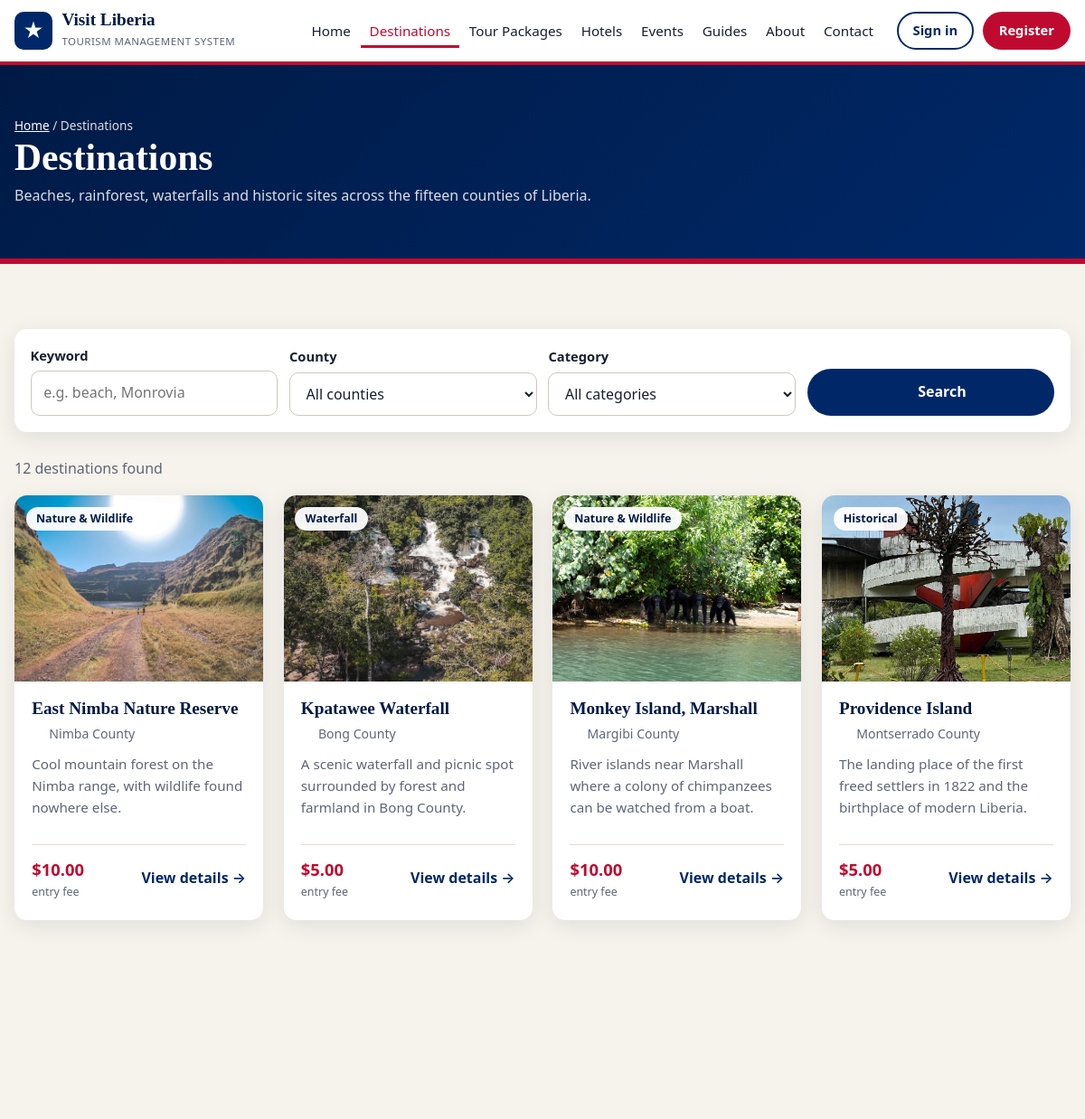
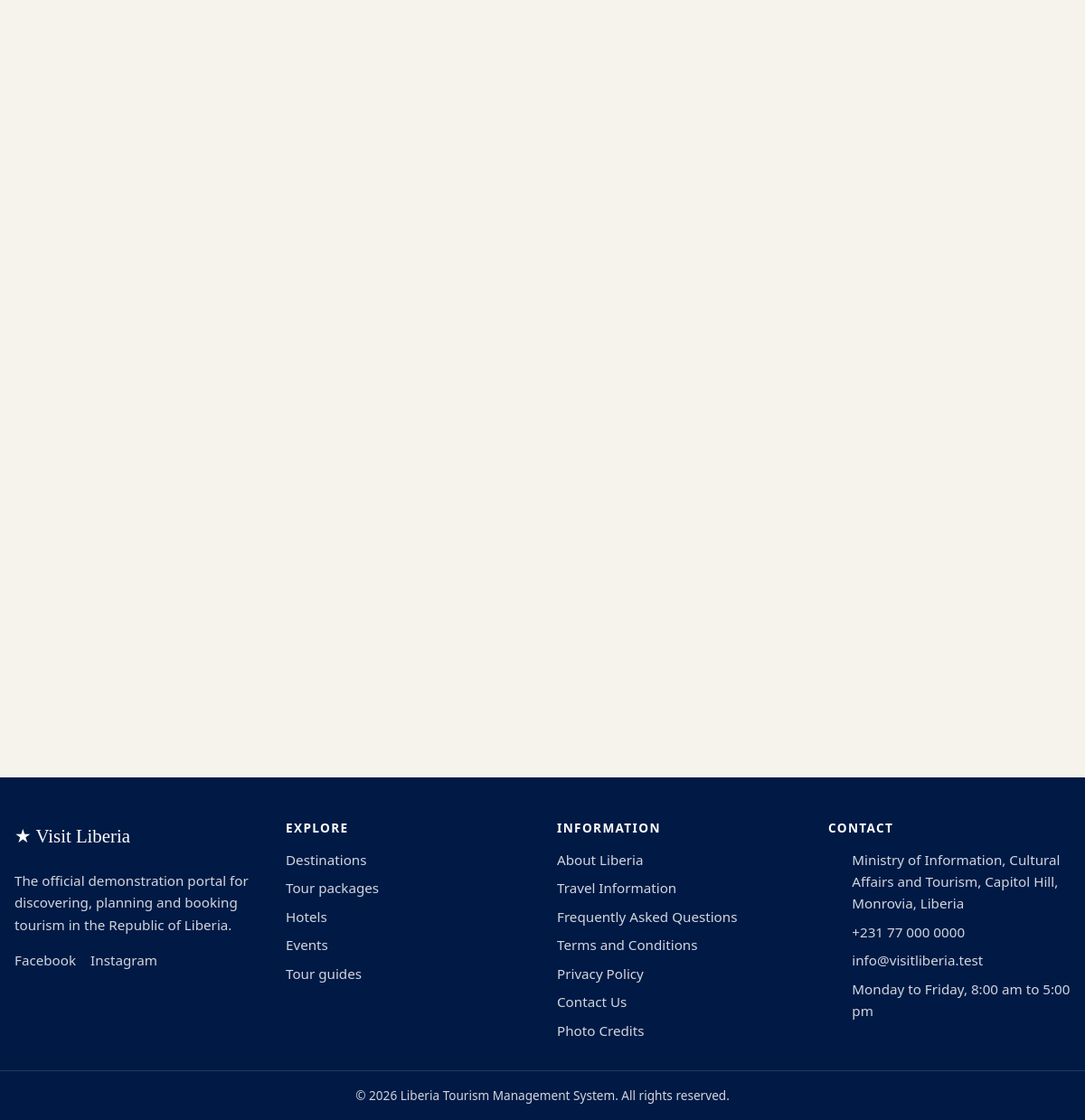
Page /destinations.php on the committed database (2 pictures, top to bottom).
### tables this page shows
CREATE TABLE menu_links (
    id         INT UNSIGNED AUTO_INCREMENT PRIMARY KEY,
    label      VARCHAR(60) NOT NULL,
    url        VARCHAR(255) NOT NULL,
    location   ENUM('header','explore','footer') NOT NULL DEFAULT 'header',
    sort_order SMALLINT NOT NULL DEFAULT 0,
    is_active  TINYINT(1) NOT NULL DEFAULT 1
);

CREATE TABLE destinations (
    id          INT UNSIGNED AUTO_INCREMENT PRIMARY KEY,
    county_id   INT UNSIGNED NOT NULL,
    name        VARCHAR(150) NOT NULL,
    category    ENUM('Beach','Nature & Wildlife','Historical','Cultural','Waterfall') NOT NULL,
    summary     VARCHAR(255) DEFAULT NULL,
    description TEXT,
    location    VARCHAR(200) DEFAULT NULL,
    best_time   VARCHAR(120) DEFAULT NULL,
    entry_fee   DECIMAL(10,2) NOT NULL DEFAULT 0,
    image       VARCHAR(255) DEFAULT NULL,
    is_featured TINYINT(1) NOT NULL DEFAULT 0,
    status      ENUM('active','hidden') NOT NULL DEFAULT 'active',
    created_at  DATETIME NOT NULL DEFAULT CURRENT_TIMESTAMP,
    CONSTRAINT fk_dest_county FOREIGN KEY (county_id) REFERENCES counties(id)
);

CREATE TABLE counties (
    id          INT UNSIGNED AUTO_INCREMENT PRIMARY KEY,
    name        VARCHAR(80) NOT NULL UNIQUE,
    capital     VARCHAR(80) DEFAULT NULL,
    description TEXT,
    image       VARCHAR(255) DEFAULT NULL
);

### config/db.php (called while the page is built, shortened)
<?php
function db(): PDO
{
    static $pdo = null;
    if ($pdo === null) {
        try {
            $pdo = new PDO(
                'mysql:host=' . DB_HOST . ';dbname=' . DB_NAME . ';charset=utf8mb4',
                DB_USER,
                DB_PASS,
                [
                    PDO::ATTR_ERRMODE            => PDO::ERRMODE_EXCEPTION,
                    PDO::ATTR_DEFAULT_FETCH_MODE => PDO::FETCH_ASSOC,
                    PDO::ATTR_EMULATE_PREPARES   => false,
                ]
            );
        } catch (PDOException $ex) {
            http_response_code(500);
            exit('<h1>Database connection failed</h1><p>Start MySQL in the XAMPP Control Panel, '
               . 'then import <code>database.sql</code> in phpMyAdmin. See README.md for the steps.</p>');
        }
    }
    return $pdo;
}

### destinations.php (the view, shortened to what this page needs)
<?php
require_once __DIR__ . '/includes/functions.php';
require_once __DIR__ . '/includes/cards.php';
$q        = trim($_GET['q'] ?? '');
$where  = ["d.status = 'active'"];
$params = [];
$destinations = db_all('SELECT d.*, c.name AS county FROM destinations d JOIN counties c ON c.id = d.county_id
                        WHERE ' . implode(' AND ', $where) . ' ORDER BY d.is_featured DESC, d.name', $params);
include __DIR__ . '/includes/header.php';
page_hero('Destinations', 'Beaches, rainforest, waterfalls and historic sites across the fifteen counties of Liberia.');
?>
<section class="section">
    <div class="container">
        <form class="filters" method="get">
            <div class="field">
                <label for="q">Keyword</label>
                <input type="search" id="q" name="q" value="<?= e($q) ?>" placeholder="e.g. beach, Monrovia">
            </div>
            <div class="field">
                <label for="county">County</label>
                <select id="county" name="county">
                    <option value="">All counties</option>
                </select>
            </div>
            <div class="field">
                <label for="category">Category</label>
                <select id="category" name="category">
                    <option value="">All categories</option>
                </select>
            </div>
            <div class="field">
                <button class="btn btn-navy" type="submit"><?= icon('search') ?> Search</button>
            </div>
        </form>
        <p class="muted"><?= count($destinations) ?> destination<?= count($destinations) === 1 ? '' : 's' ?> found</p>
        <?php if ($destinations): ?>
            <div class="grid"><?php array_map('card_destination', $destinations); ?></div>
        <?php else: ?>
            <p class="empty">No destinations match your search. <a href="<?= url('destinations.php') ?>">Clear the filters</a>.</p>
        <?php endif; ?>
    </div>
</section>
<?php include __DIR__ . '/includes/footer.php'; ?>

### includes/header.php (shortened to what this page needs)
<?php
require_once __DIR__ . '/functions.php';
$user     = current_user();
$siteName = setting('site_name', 'Visit Liberia');
$navLinks = db_all("SELECT label, url FROM menu_links WHERE location = 'header' AND is_active = 1 ORDER BY sort_order, id");
$here     = $_SERVER['REQUEST_URI'] ?? '';
?>
<!DOCTYPE html>
<html lang="en">
<head>
    <link rel="stylesheet" href="<?= url('assets/css/style.css') ?>">
</head>
<body>
<header class="site-header">
    <div class="container header-inner">
        <a class="brand" href="<?= url('index.php') ?>">
            <?php if (setting('site_logo') && is_file(ROOT_PATH . '/' . setting('site_logo'))): ?>
                <img src="<?= e(url(setting('site_logo'))) ?>" alt="" class="brand-logo">
            <?php else: ?>
                <span class="brand-mark" aria-hidden="true">★</span>
            <?php endif; ?>
            <span class="brand-text">
                <strong><?= e($siteName) ?></strong>
                <small><?= e(setting('site_tagline')) ?></small>
            </span>
        </a>
        <nav id="site-nav" class="site-nav" aria-label="Main">
            <ul>
                <?php foreach ($navLinks as $link):
                    $href   = url($link['url']);
                    $active = $href === $here || ($link['url'] === 'index.php' && $here === BASE_URL); ?>
                    <li><a href="<?= e($href) ?>"<?= $active ? ' class="active" aria-current="page"' : '' ?>><?= e($link['label']) ?></a></li>
                <?php endforeach; ?>
            </ul>
            <div class="nav-actions">
                <?php if ($user): ?>
                    <a class="btn btn-ghost" href="<?= url(home_for($user)) ?>"><?= $user['role'] === 'tourist' ? 'My bookings' : 'Admin panel' ?></a>
                    <a class="btn btn-primary" href="<?= url('logout.php') ?>">Sign out</a>
                <?php else: ?>
                    <a class="btn btn-ghost" href="<?= url('login.php') ?>">Sign in</a>
                    <a class="btn btn-primary" href="<?= url('register.php') ?>">Register</a>
                <?php endif; ?>
            </div>
        </nav>
    </div>
</header>
<main id="main">

### includes/cards.php (shortened to what this page needs)
<?php
function card_destination(array $d): void { ?>
    <article class="card reveal">
        <div class="card-media">
            <?= media($d['image'], $d['name']) ?>
            <span class="card-tag"><?= e($d['category']) ?></span>
        </div>
        <div class="card-body">
            <h3><a href="<?= url('destination.php?id=' . $d['id']) ?>"><?= e($d['name']) ?></a></h3>
            <p class="card-meta"><span><?= icon('pin') ?> <?= e($d['county']) ?> County</span></p>
            <p class="card-text"><?= e(excerpt($d['summary'], 110)) ?></p>
            <div class="card-foot">
                <span class="price"><?= $d['entry_fee'] > 0 ? money($d['entry_fee']) . '<small>entry fee</small>' : 'Free<small>entry</small>' ?></span>
                <span class="link-more">View details →</span>
            </div>
        </div>
    </article>
<?php }
function card_package(array $p): void { ?>
<?php }
function page_hero(string $title, string $text = '', array $crumbs = []): void { ?>
    <section class="page-hero">
        <div class="container">
            <p class="crumbs">
                <a href="<?= url('index.php') ?>">Home</a>
                / <?= e($title) ?>
            </p>
            <h1><?= e($title) ?></h1>
            <?php if ($text): ?><p><?= e($text) ?></p><?php endif; ?>
        </div>
    </section>
<?php }

### includes/functions.php (shortened to what this page needs)
<?php
require_once __DIR__ . '/../config/db.php';
function e($value): string
{
    return htmlspecialchars((string)($value ?? ''), ENT_QUOTES, 'UTF-8');
}
function url(string $path = ''): string
{
    return BASE_URL . ltrim($path, '/');
}
function db_run(string $sql, array $params = []): PDOStatement
{
    $stmt = db()->prepare($sql);
    $stmt->execute($params);
    return $stmt;
}
function db_all(string $sql, array $params = []): array
{
    return db_run($sql, $params)->fetchAll();
}
function setting(string $key, string $default = ''): string
{
    static $cache = null;
    if ($cache === null) {
        $cache = [];
        foreach (db_all('SELECT skey, svalue FROM settings') as $row) {
            $cache[$row['skey']] = (string)$row['svalue'];
        }
    }
    return ($cache[$key] ?? '') !== '' ? $cache[$key] : $default;
}
function current_user(): ?array
{
    static $user = false;
    if ($user === false) {
        $user = null;
    }
    return $user;
}
function money($usd): string
{
    return '$' . number_format((float)$usd, 2);
}
function excerpt(?string $text, int $length = 120): string
{
    $text = trim((string)$text);
    return mb_strlen($text) > $length ? rtrim(mb_substr($text, 0, $length)) . '…' : $text;
}
function media(?string $image, string $label, string $class = ''): string
{
    if ($image && is_file(ROOT_PATH . '/' . $image)) {
        return '<img class="media ' . e($class) . '" src="' . e(url($image)) . '" alt="' . e($label) . '" loading="lazy">';
    }
    $tone = abs(crc32($label)) % 5 + 1;
    return '<div class="media media-ph tone-' . $tone . ' ' . e($class) . '" role="img" aria-label="' . e($label) . '">'
         . '<svg viewBox="0 0 24 24" aria-hidden="true"><path d="M12 2l2.9 6.3 6.9.8-5.1 4.7 1.4 6.8L12 17.3 5.9 20.6l1.4-6.8L2.2 9.1l6.9-.8z"/></svg>'
         . '<span>' . e($label) . '</span></div>';
}
function icon(string $name): string
{
    $paths = [
        'pin'      => '<path d="M12 21s-7-6.1-7-11a7 7 0 0114 0c0 4.900-7 11-7 11z"/><circle cx="12" cy="10" r="2.5"/>',
        'clock'    => '<circle cx="12" cy="12" r="9"/><path d="M12 7v5l3 2"/>',
        'users'    => '<circle cx="9" cy="8" r="3.5"/><path d="M2.500 20a6.500 6.500 0 0113 0M16 4.700a3.500 3.500 0 010 6.600M18 14.500a6.500 6.500 0 013.500 5.500"/>',
        'calendar' => '<rect x="3.500" y="5" width="17" height="15" rx="2"/><path d="M3.500 10h17M8 3v4M16 3v4"/>',
        'phone'    => '<path d="M5 4h4l2 5-2.500 1.500a11 11 0 005 5L15 13l5 2v4a2 2 0 01-2 2A16 16 0 013 6a2 2 0 012-2z"/>',
        'mail'     => '<rect x="3" y="5" width="18" height="14" rx="2"/><path d="M3.500 7l8.500 6 8.500-6"/>',
        'search'   => '<circle cx="11" cy="11" r="7"/><path d="M20.500 20.500L16 16"/>',
        'check'    => '<path d="M4.500 12.500l5 5 10-11"/>',
        'bed'      => '<path d="M3 18V6M3 14h18v4M21 14v-2a3 3 0 00-3-3h-7v5"/><circle cx="7" cy="10.500" r="1.800"/>',
        'compass'  => '<circle cx="12" cy="12" r="9"/><path d="M15.500 8.500l-2 5-5 2 2-5z"/>',
        'map'      => '<path d="M9 4L3.500 6v14L9 18l6 2 5.500-2V4L15 6z"/><path d="M9 4v14M15 6v14"/>',
        'chat'     => '<path d="M4 5h16v11H9l-5 4z"/>',
    ];
    return '<svg class="icon" viewBox="0 0 24 24" aria-hidden="true">' . ($paths[$name] ?? '') . '</svg>';
}

### includes/footer.php (shortened to what this page needs)
<?php
$footerLinks = db_all("SELECT label, url FROM menu_links WHERE location = 'footer' AND is_active = 1 ORDER BY sort_order, id");
$exploreLinks = db_all("SELECT label, url FROM menu_links WHERE location = 'explore' AND is_active = 1 ORDER BY sort_order, id");
$socials     =['Facebook' => 'facebook_url', 'Instagram' => 'instagram_url', 'X' => 'x_url', 'YouTube' => 'youtube_url'];
?>
</main>
<footer class="site-footer">
    <div class="container footer-grid">
        <div>
            <p class="footer-brand"><span aria-hidden="true">★</span> <?= e(setting('site_name', 'Visit Liberia')) ?></p>
            <p><?= e(setting('footer_about')) ?></p>
            <p class="footer-social">
                <?php foreach ($socials as $name => $key): if (setting($key)): ?>
                    <a href="<?= e(setting($key)) ?>" target="_blank" rel="noopener"><?= $name ?></a>
                <?php endif; endforeach; ?>
            </p>
        </div>
        <div>
            <h2>Explore</h2>
            <ul>
                <?php foreach ($exploreLinks as $link): ?>
                    <li><a href="<?= e(url($link['url'])) ?>"><?= e($link['label']) ?></a></li>
                <?php endforeach; ?>
            </ul>
        </div>
        <div>
            <h2>Information</h2>
            <ul>
                <?php foreach ($footerLinks as $link): ?>
                    <li><a href="<?= e(url($link['url'])) ?>"><?= e($link['label']) ?></a></li>
                <?php endforeach; ?>
            </ul>
        </div>
        <div>
            <h2>Contact</h2>
            <ul class="footer-contact">
                <li><?= icon('pin') ?> <?= e(setting('contact_address')) ?></li>
                <li><?= icon('phone') ?> <a href="tel:<?= e(preg_replace('/[^0-9+]/', '', setting('contact_phone'))) ?>"><?= e(setting('contact_phone')) ?></a></li>
                <li><?= icon('mail') ?> <a href="mailto:<?= e(setting('contact_email')) ?>"><?= e(setting('contact_email')) ?></a></li>
                <li><?= icon('clock') ?> <?= e(setting('contact_hours')) ?></li>
            </ul>
        </div>
    </div>
    <div class="footer-bottom">
        <div class="container">&copy; <?= date('Y') ?> <?= e(setting('footer_copyright')) ?></div>
    </div>
</footer>
</body>
</html>

### rows in the picture
menu_links: label "Home"
menu_links: label "Destinations"
menu_links: label "Tour Packages"
menu_links: label "Hotels"
menu_links: label "Events"
menu_links: label "Guides"
menu_links: label "About"
menu_links: label "Contact"
destinations: image (picture), category "Nature & Wildlife", name "East Nimba Nature Reserve", summary "Cool mountain forest on the Nimba range, with wildlife found nowhere else.", entry_fee "$10.00"
counties: name "Nimba"
destinations: image (picture), category "Waterfall", name "Kpatawee Waterfall", summary "A scenic waterfall and picnic spot surrounded by forest and farmland in Bong County.", entry_fee "$5.00"
counties: name "Bong"
destinations: image (picture), category "Nature & Wildlife", name "Monkey Island, Marshall", summary "River islands near Marshall where a colony of chimpanzees can be watched from a boat.", entry_fee "$10.00"
counties: name "Margibi"
destinations: image (picture), category "Historical", name "Providence Island", summary "The landing place of the first freed settlers in 1822 and the birthplace of modern Liberia.", entry_fee "$5.00"
counties: name "Montserrado"
menu_links: label "Tour packages"
menu_links: label "Tour guides"
menu_links: label "About Liberia"
menu_links: label "Travel Information"
menu_links: label "Frequently Asked Questions"
menu_links: label "Terms and Conditions"
menu_links: label "Privacy Policy"
menu_links: label "Contact Us"
menu_links: label "Photo Credits"

### other values in the picture
$siteName "Visit Liberia"
setting('site_tagline') "TOURISM MANAGEMENT SYSTEM"
$title "Destinations"
$text "Beaches, rainforest, waterfalls and historic sites across the fifteen counties of Liberia."
count($destinations) "12"
setting('site_name', 'Visit Liberia') "Visit Liberia"
setting('footer_about') "The official demonstration portal for discovering, planning and booking tourism in the Republic of Liberia."
$name "Facebook"
$name "Instagram"
setting('contact_address') "Ministry of Information, Cultural Affairs and Tourism, Capitol Hill, Monrovia, Liberia"
setting('contact_phone') "+231 77 000 0000"
setting('contact_email') "info@visitliberia.test"
setting('contact_hours') "Monday to Friday, 8:00 am to 5:00 pm"
setting('footer_copyright') "Liberia Tourism Management System. All rights reserved."
